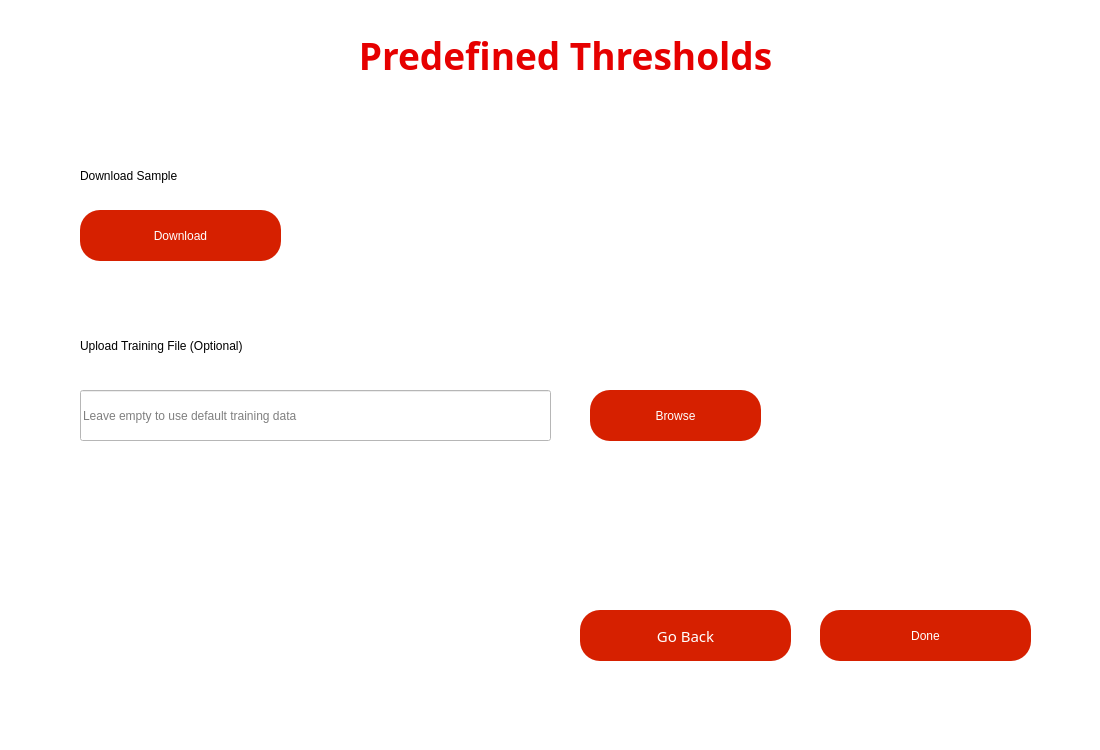
<?xml version="1.0" encoding="UTF-8"?>
<ui version="4.0">
 <class>MainWindow</class>
 <widget class="QMainWindow" name="MainWindow">
  <property name="geometry">
   <rect>
    <x>0</x>
    <y>0</y>
    <width>1100</width>
    <height>750</height>
   </rect>
  </property>
  <property name="windowTitle">
   <string>MainWindow</string>
  </property>
  <property name="styleSheet">
   <string notr="true">background-color: rgb(255, 255, 255);
</string>
  </property>
  <widget class="QWidget" name="centralwidget">
   <widget class="QLabel" name="label_4">
    <property name="geometry">
     <rect>
      <x>80</x>
      <y>150</y>
      <width>241</width>
      <height>51</height>
     </rect>
    </property>
    <property name="styleSheet">
     <string notr="true">
font: 75 14pt &quot;Century Gothic&quot;;</string>
    </property>
    <property name="text">
     <string>Download Sample</string>
    </property>
   </widget>
   <widget class="QLineEdit" name="training_line">
    <property name="geometry">
     <rect>
      <x>80</x>
      <y>390</y>
      <width>471</width>
      <height>51</height>
     </rect>
    </property>
    <property name="styleSheet">
     <string notr="true">background-color: rgb(255, 255, 255);</string>
    </property>
    <property name="placeholderText">
     <string>Leave empty to use default training data</string>
    </property>
   </widget>
   <widget class="QPushButton" name="browse3_button">
    <property name="geometry">
     <rect>
      <x>590</x>
      <y>390</y>
      <width>171</width>
      <height>51</height>
     </rect>
    </property>
    <property name="styleSheet">
     <string notr="true">QPushButton {
    background-color: rgb(214, 32, 0);
    font: 75 11pt &quot;Century Gothic&quot;;
    color: rgb(255, 255, 255);
    border-radius: 20px;
    border: none;
    padding: 5px 10px;
}

QPushButton:pressed {
    background-color: rgb(180, 27, 0);
    padding-top: 7px;
    padding-bottom: 3px;
}

QPushButton:hover {
    background-color: rgb(230, 50, 20);
}
</string>
    </property>
    <property name="text">
     <string>Browse</string>
    </property>
    <property name="icon">
     <iconset>
      <normaloff>../../../Downloads/document-circle-arrow-up.png</normaloff>../../../Downloads/document-circle-arrow-up.png</iconset>
    </property>
    <property name="default">
     <bool>false</bool>
    </property>
   </widget>
   <widget class="QPushButton" name="download_sample_button">
    <property name="geometry">
     <rect>
      <x>80</x>
      <y>210</y>
      <width>201</width>
      <height>51</height>
     </rect>
    </property>
    <property name="styleSheet">
     <string notr="true">QPushButton {
    background-color: rgb(214, 32, 0);
    font: 75 11pt &quot;Century Gothic&quot;;
    color: rgb(255, 255, 255);
    border-radius: 20px;
    border: none;
    padding: 5px 10px;
}

QPushButton:pressed {
    background-color: rgb(180, 27, 0);
    padding-top: 7px;
    padding-bottom: 3px;
}

QPushButton:hover {
    background-color: rgb(230, 50, 20);
}
</string>
    </property>
    <property name="text">
     <string>Download</string>
    </property>
    <property name="icon">
     <iconset>
      <normaloff>../../../Downloads/download.png</normaloff>../../../Downloads/download.png</iconset>
    </property>
    <property name="default">
     <bool>false</bool>
    </property>
   </widget>
   <widget class="QLabel" name="label_5">
    <property name="geometry">
     <rect>
      <x>80</x>
      <y>320</y>
      <width>361</width>
      <height>51</height>
     </rect>
    </property>
    <property name="styleSheet">
     <string notr="true">
font: 75 14pt &quot;Century Gothic&quot;;</string>
    </property>
    <property name="text">
     <string>Upload Training File (Optional)</string>
    </property>
   </widget>
   <widget class="QPushButton" name="Done_button">
    <property name="geometry">
     <rect>
      <x>820</x>
      <y>610</y>
      <width>211</width>
      <height>51</height>
     </rect>
    </property>
    <property name="styleSheet">
     <string notr="true">QPushButton {
    background-color: rgb(214, 32, 0);
    font: 75 11pt &quot;Century Gothic&quot;;
    color: rgb(255, 255, 255);
    border-radius: 20px;
    border: none;
    padding: 5px 10px;
}

QPushButton:pressed {
    background-color: rgb(180, 27, 0);
    padding-top: 7px;
    padding-bottom: 3px;
}

QPushButton:hover {
    background-color: rgb(230, 50, 20);
}
</string>
    </property>
    <property name="text">
     <string>Done</string>
    </property>
    <property name="default">
     <bool>false</bool>
    </property>
   </widget>
   <widget class="QLabel" name="titleLabel">
    <property name="geometry">
     <rect>
      <x>40</x>
      <y>20</y>
      <width>1051</width>
      <height>71</height>
     </rect>
    </property>
    <property name="font">
     <font>
      <family>Segoe UI,Arial,sans-serif</family>
      <weight>75</weight>
      <bold>true</bold>
     </font>
    </property>
    <property name="styleSheet">
     <string notr="true">color: #e60000; text-shadow: 1px 1px 2px rgba(0,0,0,0.1);</string>
    </property>
    <property name="text">
     <string>&lt;html&gt;&lt;head/&gt;&lt;body&gt;&lt;p align=&quot;center&quot;&gt;&lt;span style=&quot; font-size:28pt;&quot;&gt;Predefined Thresholds&lt;/span&gt;&lt;/p&gt;&lt;/body&gt;&lt;/html&gt;</string>
    </property>
    <property name="alignment">
     <set>Qt::AlignLeading|Qt::AlignLeft|Qt::AlignVCenter</set>
    </property>
   </widget>
   <widget class="QPushButton" name="Back_button">
    <property name="geometry">
     <rect>
      <x>580</x>
      <y>610</y>
      <width>211</width>
      <height>51</height>
     </rect>
    </property>
    <property name="font">
     <font>
      <family>Century Gothic</family>
      <pointsize>11</pointsize>
      <weight>9</weight>
      <italic>false</italic>
      <bold>false</bold>
     </font>
    </property>
    <property name="styleSheet">
     <string notr="true">QPushButton {
    background-color: rgb(214, 32, 0);
    font: 75 11pt &quot;Century Gothic&quot;;
    color: rgb(255, 255, 255);
    border-radius: 20px;
    border: none;
    padding: 5px 10px;
}

QPushButton:pressed {
    background-color: rgb(180, 27, 0);
    padding-top: 7px;
    padding-bottom: 3px;
}

QPushButton:hover {
    background-color: rgb(230, 50, 20);
}
</string>
    </property>
    <property name="text">
     <string>Go Back</string>
    </property>
   </widget>
   <widget class="QFrame" name="contentFrame">
    <property name="geometry">
     <rect>
      <x>40</x>
      <y>120</y>
      <width>1021</width>
      <height>561</height>
     </rect>
    </property>
    <property name="font">
     <font>
      <weight>50</weight>
      <bold>false</bold>
     </font>
    </property>
    <property name="styleSheet">
     <string notr="true">
      QFrame#contentFrame {
       background-color: white;
       border-radius: 15px;
      }
     </string>
    </property>
   </widget>
   <zorder>contentFrame</zorder>
   <zorder>label_4</zorder>
   <zorder>training_line</zorder>
   <zorder>browse3_button</zorder>
   <zorder>download_sample_button</zorder>
   <zorder>label_5</zorder>
   <zorder>Done_button</zorder>
   <zorder>titleLabel</zorder>
   <zorder>Back_button</zorder>
  </widget>
  <widget class="QMenuBar" name="menubar">
   <property name="geometry">
    <rect>
     <x>0</x>
     <y>0</y>
     <width>1100</width>
     <height>26</height>
    </rect>
   </property>
  </widget>
  <widget class="QStatusBar" name="statusbar"/>
 </widget>
 <resources/>
 <connections/>
</ui>
